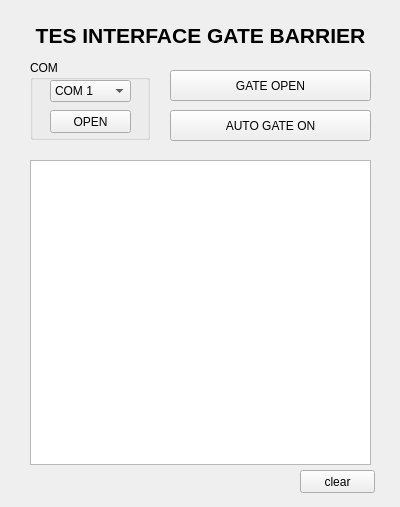
<?xml version="1.0" encoding="UTF-8"?>
<ui version="4.0">
 <class>Form</class>
 <widget class="QWidget" name="Form">
  <property name="geometry">
   <rect>
    <x>0</x>
    <y>0</y>
    <width>400</width>
    <height>507</height>
   </rect>
  </property>
  <property name="windowTitle">
   <string>TES GATE</string>
  </property>
  <widget class="QGroupBox" name="groupBox">
   <property name="geometry">
    <rect>
     <x>30</x>
     <y>60</y>
     <width>120</width>
     <height>80</height>
    </rect>
   </property>
   <property name="title">
    <string>COM</string>
   </property>
   <widget class="QPushButton" name="pushButton">
    <property name="geometry">
     <rect>
      <x>20</x>
      <y>50</y>
      <width>81</width>
      <height>23</height>
     </rect>
    </property>
    <property name="text">
     <string>OPEN</string>
    </property>
   </widget>
   <widget class="QComboBox" name="comboBox">
    <property name="geometry">
     <rect>
      <x>20</x>
      <y>20</y>
      <width>81</width>
      <height>22</height>
     </rect>
    </property>
    <item>
     <property name="text">
      <string>COM 1</string>
     </property>
    </item>
    <item>
     <property name="text">
      <string>COM 2</string>
     </property>
    </item>
    <item>
     <property name="text">
      <string>COM 3</string>
     </property>
    </item>
    <item>
     <property name="text">
      <string>COM 4</string>
     </property>
    </item>
    <item>
     <property name="text">
      <string>COM 5</string>
     </property>
    </item>
    <item>
     <property name="text">
      <string>COM 6</string>
     </property>
    </item>
    <item>
     <property name="text">
      <string>COM 7</string>
     </property>
    </item>
    <item>
     <property name="text">
      <string>COM 8</string>
     </property>
    </item>
    <item>
     <property name="text">
      <string>COM 9</string>
     </property>
    </item>
    <item>
     <property name="text">
      <string>COM 10</string>
     </property>
    </item>
    <item>
     <property name="text">
      <string>COM 11</string>
     </property>
    </item>
    <item>
     <property name="text">
      <string>COM 12</string>
     </property>
    </item>
    <item>
     <property name="text">
      <string>COM 13</string>
     </property>
    </item>
    <item>
     <property name="text">
      <string>COM 14</string>
     </property>
    </item>
    <item>
     <property name="text">
      <string>COM 15</string>
     </property>
    </item>
    <item>
     <property name="text">
      <string>COM 16</string>
     </property>
    </item>
    <item>
     <property name="text">
      <string>COM 17</string>
     </property>
    </item>
    <item>
     <property name="text">
      <string>COM 18</string>
     </property>
    </item>
    <item>
     <property name="text">
      <string>COM 19</string>
     </property>
    </item>
    <item>
     <property name="text">
      <string>COM 20</string>
     </property>
    </item>
   </widget>
  </widget>
  <widget class="QTextEdit" name="textEdit">
   <property name="geometry">
    <rect>
     <x>30</x>
     <y>160</y>
     <width>341</width>
     <height>305</height>
    </rect>
   </property>
  </widget>
  <widget class="QPushButton" name="pushButton_2">
   <property name="geometry">
    <rect>
     <x>170</x>
     <y>70</y>
     <width>201</width>
     <height>31</height>
    </rect>
   </property>
   <property name="text">
    <string>GATE OPEN</string>
   </property>
  </widget>
  <widget class="QLabel" name="label">
   <property name="geometry">
    <rect>
     <x>30</x>
     <y>20</y>
     <width>341</width>
     <height>31</height>
    </rect>
   </property>
   <property name="font">
    <font>
     <pointsize>16</pointsize>
     <weight>75</weight>
     <bold>true</bold>
    </font>
   </property>
   <property name="text">
    <string>TES INTERFACE GATE BARRIER</string>
   </property>
   <property name="alignment">
    <set>Qt::AlignCenter</set>
   </property>
  </widget>
  <widget class="QPushButton" name="pushButton_3">
   <property name="geometry">
    <rect>
     <x>170</x>
     <y>110</y>
     <width>201</width>
     <height>31</height>
    </rect>
   </property>
   <property name="text">
    <string>AUTO GATE ON</string>
   </property>
  </widget>
  <widget class="QPushButton" name="pushButton_4">
   <property name="geometry">
    <rect>
     <x>300</x>
     <y>470</y>
     <width>75</width>
     <height>23</height>
    </rect>
   </property>
   <property name="text">
    <string>clear</string>
   </property>
  </widget>
 </widget>
 <resources/>
 <connections>
  <connection>
   <sender>pushButton_4</sender>
   <signal>clicked()</signal>
   <receiver>textEdit</receiver>
   <slot>clear()</slot>
   <hints>
    <hint type="sourcelabel">
     <x>358</x>
     <y>478</y>
    </hint>
    <hint type="destinationlabel">
     <x>340</x>
     <y>429</y>
    </hint>
   </hints>
  </connection>
 </connections>
</ui>
